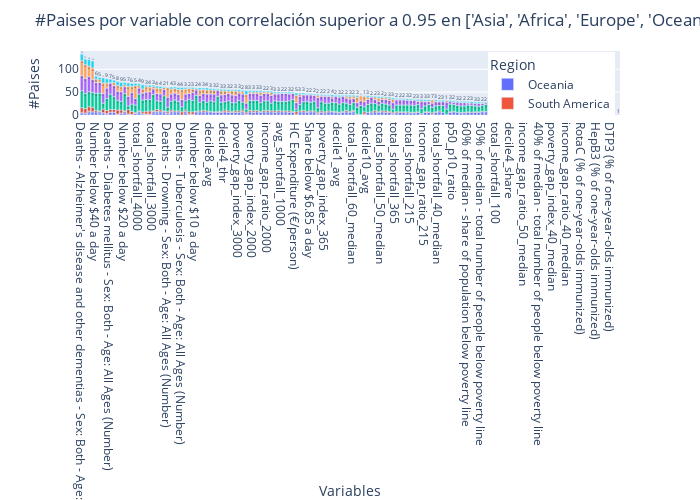

Notebook source saved alongside this figure:
### Markdown cell above
Grafica de aquellas variables con alta correlación por región

### Code cell
eje_x = "variable"
leyenda = "Region" # Region, Entity

region = df.Region.unique().tolist()
#region = region[5]

# Create a new DataFrame with the counts of distinct values in column B grouped by A and C
df_counts = df_corr_interest.groupby([eje_x, leyenda])['Entity'].nunique().reset_index(name='count')
#df_counts = df_counts[df_counts["Region"] == region]

# Calculate total counts for each category in column A
total_counts = df_counts.groupby(eje_x)['count'].sum().reset_index(name='total_count')

# Merge total counts with the original counts DataFrame
df_counts = df_counts.merge(total_counts, on=eje_x)
df_counts = df_counts.sort_values(by='total_count', ascending=False) # Sort the DataFrame based on the total count

# Create the bar plot. Use barmode="group" to separate Regions in different bars.
fig = px.bar(df_counts, x=eje_x, y='count', color=leyenda, category_orders={eje_x: df_counts[eje_x].unique()})

## Title, Axes, Legend

fig.update_layout(
    title= f"#Paises por variable con correlación superior a 0.95 en {region}",
    xaxis_title = "Variables",
    yaxis_title = "#Paises",   
    legend = dict(
        yanchor = "top",   y = 0.99,
        xanchor = "right", x = 0.99))

## Labels
fig.update_traces(texttemplate='%{y}', textposition='outside')
fig.update_traces(text=df_counts['count'])

## Tamaño gráfico
fig.update_layout(width=700, height=500) # Figure size

## Show the plot
fig.show()

### Figure 1 — Plotly figure (JSON) as saved in the notebook; plotly's stock layout.template omitted (floating-point values rounded to 4 significant figures; data arrays with more than 128 entries replaced by an {"elided": "..."} marker saying what was removed)
{"data": [{"alignmentgroup": "True", "hovertemplate": "Region=Oceania<br>variable=%{x}<br>count=%{y}<extra></extra>", "legendgroup": "Oceania", "marker": {"color": "#636efa", "pattern": {"shape": ""}}, "name": "Oceania", "offsetgroup": "Oceania", "orientation": "v", "showlegend": true, "text": {"elided": "821 int values"}, "textposition": "outside", "texttemplate": "%{y}", "type": "bar", "x": {"elided": "137 str values"}, "xaxis": "x", "y": {"elided": "137 int values"}, "yaxis": "y"}, {"alignmentgroup": "True", "hovertemplate": "Region=South America<br>variable=%{x}<br>count=%{y}<extra></extra>", "legendgroup": "South America", "marker": {"color": "#EF553B", "pattern": {"shape": ""}}, "name": "South America", "offsetgroup": "South America", "orientation": "v", "showlegend": true, "text": {"elided": "821 int values"}, "textposition": "outside", "texttemplate": "%{y}", "type": "bar", "x": {"elided": "134 str values"}, "xaxis": "x", "y": {"elided": "134 int values"}, "yaxis": "y"}, {"alignmentgroup": "True", "hovertemplate": "Region=Africa<br>variable=%{x}<br>count=%{y}<extra></extra>", "legendgroup": "Africa", "marker": {"color": "#00cc96", "pattern": {"shape": ""}}, "name": "Africa", "offsetgroup": "Africa", "orientation": "v", "showlegend": true, "text": {"elided": "821 int values"}, "textposition": "outside", "texttemplate": "%{y}", "type": "bar", "x": {"elided": "147 str values"}, "xaxis": "x", "y": {"elided": "147 int values"}, "yaxis": "y"}, {"alignmentgroup": "True", "hovertemplate": "Region=Asia<br>variable=%{x}<br>count=%{y}<extra></extra>", "legendgroup": "Asia", "marker": {"color": "#ab63fa", "pattern": {"shape": ""}}, "name": "Asia", "offsetgroup": "Asia", "orientation": "v", "showlegend": true, "text": {"elided": "821 int values"}, "textposition": "outside", "texttemplate": "%{y}", "type": "bar", "x": {"elided": "149 str values"}, "xaxis": "x", "y": {"elided": "149 int values"}, "yaxis": "y"}, {"alignmentgroup": "True", "hovertemplate": "Region=Europe<br>variable=%{x}<br>count=%{y}<extra></extra>", "legendgroup": "Europe", "marker": {"color": "#FFA15A", "pattern": {"shape": ""}}, "name": "Europe", "offsetgroup": "Europe", "orientation": "v", "showlegend": true, "text": {"elided": "821 int values"}, "textposition": "outside", "texttemplate": "%{y}", "type": "bar", "x": ["Deaths - Alzheimer's disease and other dementias - Sex: Both - Age: All Ages (Number)", "Deaths - Parkinson's disease - Sex: Both - Age: All Ages (Number)", "Deaths - Neoplasms - Sex: Both - Age: All Ages (Number)", "Deaths - Chronic kidney disease - Sex: Both - Age: All Ages (Number)", "Number below $40 a day", "Number below $30 a day", "Deaths - Neonatal disorders - Sex: Both - Age: All Ages (Number)", "Deaths - Digestive diseases - Sex: Both - Age: All Ages (Number)", "Deaths - Diabetes mellitus - Sex: Both - Age: All Ages (Number)", "Deaths - Cardiovascular diseases - Sex: Both - Age: All Ages (Number)", "Deaths - Chronic respiratory diseases - Sex: Both - Age: All Ages (Number)", "Deaths - Cirrhosis and other chronic liver diseases - Sex: Both - Age: All Ages (Number)", "Number below $20 a day", "Deaths - Meningitis - Sex: Both - Age: All Ages (Number)", "Deaths - Road injuries - Sex: Both - Age: All Ages (Number)", "Deaths - Diarrheal diseases - Sex: Both - Age: All Ages (Number)", "total_shortfall_4000", "Deaths - Alcohol use disorders - Sex: Both - Age: All Ages (Number)", "Deaths - Protein-energy malnutrition - Sex: Both - Age: All Ages (Number)", "Deaths - Drug use disorders - Sex: Both - Age: All Ages (Number)", "total_shortfall_3000", "decile5_thr", "Median income or consumption per day", "total_shortfall_2000", "decile7_avg", "decile5_avg", "Deaths - Drowning - Sex: Both - Age: All Ages (Number)", "Deaths - Tuberculosis - Sex: Both - Age: All Ages (Number)", "decile6_avg", "Deaths - Self-harm - Sex: Both - Age: All Ages (Number)", "decile6_thr", "Deaths - Nutritional deficiencies - Sex: Both - Age: All Ages (Number)", "decile3_avg", "Number below $10 a day", "decile7_thr", "decile4_avg", "decile8_avg", "Number below $6.85 a day", "decile9_avg", "decile8_thr", "decile4_thr", "Threshold income or consumption per day marking the richest decile", "decile3_thr", "poverty_gap_index_4000", "poverty_gap_index_3000", "decile2_thr", "income_gap_ratio_3000", "poverty_gap_index_2000", "GDP per capita (output, multiple price benchmarks)", "avg_shortfall_3000", "Mean income or consumption per day", "avg_shortfall_2000", "income_gap_ratio_2000", "decile2_avg", "poverty_gap_index_1000", "income_gap_ratio_4000", "avg_shortfall_1000", "income_gap_ratio_1000", "total_shortfall_1000", "avg_shortfall_4000", "Threshold income or consumption per day marking the poorest decile", "HC Expenditure (€/person)", "poverty_gap_index_685", "Number below $3.65 a day", "Share below $6.85 a day", "total_shortfall_685", "Share below $10 a day", "Deaths - Lower respiratory infections - Sex: Both - Age: All Ages (Number)", "60% of median - total number of people below poverty line", "Share below $3.65 a day", "poverty_gap_index_365", "decile1_avg", "Share below $20 a day", "total_shortfall_60_median", "avg_shortfall_60_median", "Deaths - Interpersonal violence - Sex: Both - Age: All Ages (Number)", "Age-standardized suicide rate - Sex: both sexes", "Deaths - Poisonings - Sex: Both - Age: All Ages (Number)", "decile10_avg", "avg_shortfall_50_median", "Share below $40 a day", "total_shortfall_50_median", "Share below $30 a day", "avg_shortfall_40_median", "Deaths - HIV/AIDS - Sex: Both - Age: All Ages (Number)", "avg_shortfall_365", "total_shortfall_365", "income_gap_ratio_365", "total_shortfall_215", "Number below $1 a day", "Deaths - Acute hepatitis - Sex: Both - Age: All Ages (Number)", "Deaths - Fire, heat, and hot substances - Sex: Both - Age: All Ages (Number)", "income_gap_ratio_215", "Share below $1 a day", "avg_shortfall_215", "total_shortfall_40_median", "Deaths - Maternal disorders - Sex: Both - Age: All Ages (Number)", "p50_p10_ratio", "avg_shortfall_100", "income_gap_ratio_100", "60% of median - share of population below poverty line", "50% of median - total number of people below poverty line", "poverty_gap_index_60_median", "p90_p10_ratio", "poverty_gap_index_40_median", "income_gap_ratio_40_median", "Deaths - Environmental heat and cold exposure - Sex: Both - Age: All Ages (Number)", "Homicide rate per 100,000 population - Both sexes - All ages", "Deaths - Malaria - Sex: Both - Age: All Ages (Number)", "RotaC (% of one-year-olds immunized)", "PCV3 (% of one-year-olds immunized)", "Domestic general government health expenditure (% of GDP)", "HepB3 (% of one-year-olds immunized)", "MCV1 (% of one-year-olds immunized)", "RCV1 (% of one-year-olds immunized)", "BCG (% of one-year-olds immunized)"], "xaxis": "x", "y": [33, 30, 23, 25, 8, 6, 23, 11, 1, 7, 13, 11, 4, 22, 28, 14, 5, 9, 12, 10, 5, 12, 12, 4, 10, 11, 21, 22, 11, 11, 11, 8, 12, 2, 9, 9, 9, 1, 8, 9, 8, 9, 9, 5, 4, 6, 3, 3, 19, 3, 7, 3, 3, 6, 1, 1, 1, 1, 1, 1, 4, 16, 1, 1, 1, 1, 2, 5, 3, 1, 1, 2, 5, 5, 4, 12, 11, 12, 5, 5, 7, 4, 4, 3, 7, 1, 1, 1, 1, 1, 2, 7, 1, 1, 1, 1, 3, 1, 1, 1, 1, 1, 1, 1, 1, 1, 2, 3, 1, 2, 1, 1, 1, 2, 2, 1], "yaxis": "y"}, {"alignmentgroup": "True", "hovertemplate": "Region=North America<br>variable=%{x}<br>count=%{y}<extra></extra>", "legendgroup": "North America", "marker": {"color": "#19d3f3", "pattern": {"shape": ""}}, "name": "North America", "offsetgroup": "North America", "orientation": "v", "showlegend": true, "text": {"elided": "821 int values"}, "textposition": "outside", "texttemplate": "%{y}", "type": "bar", "x": {"elided": "138 str values"}, "xaxis": "x", "y": {"elided": "138 int values"}, "yaxis": "y"}], "layout": {"barmode": "relative", "height": 500, "legend": {"title": {"text": "Region"}, "tracegroupgap": 0, "x": 0.99, "xanchor": "right", "y": 0.99, "yanchor": "top"}, "margin": {"t": 60}, "title": {"text": "#Paises por variable con correlación superior a 0.95 en ['Asia', 'Africa', 'Europe', 'Oceania', 'South America', 'North America']"}, "width": 700, "xaxis": {"anchor": "y", "categoryarray": {"elided": "151 str values"}, "categoryorder": "array", "domain": [0, 1], "title": {"text": "Variables"}}, "yaxis": {"anchor": "x", "domain": [0, 1], "title": {"text": "#Paises"}}}}
